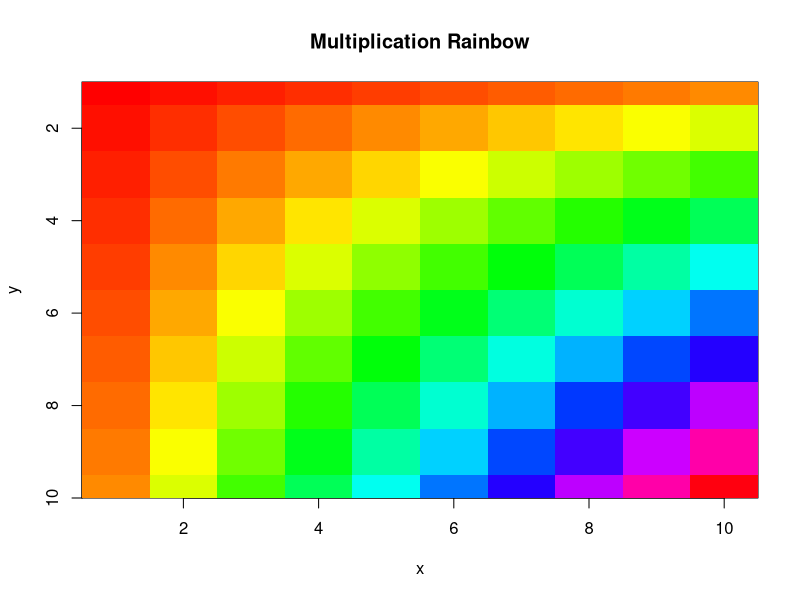
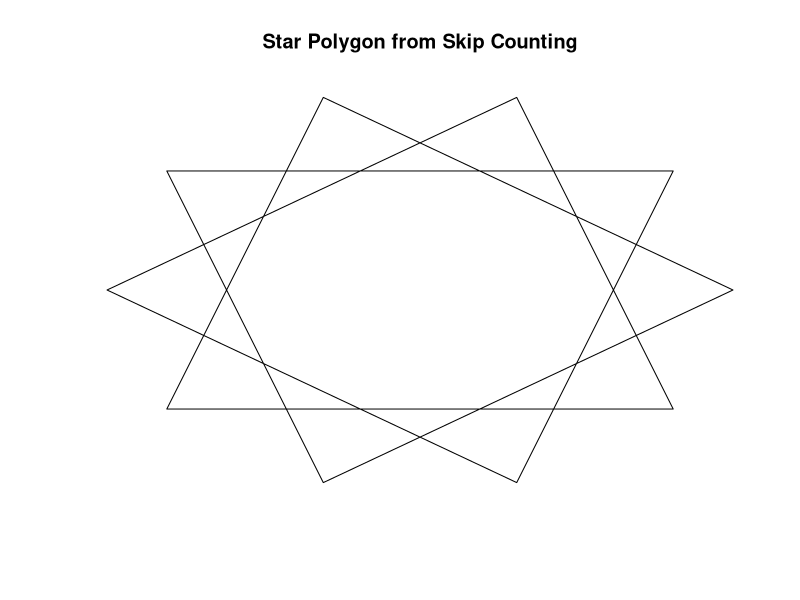
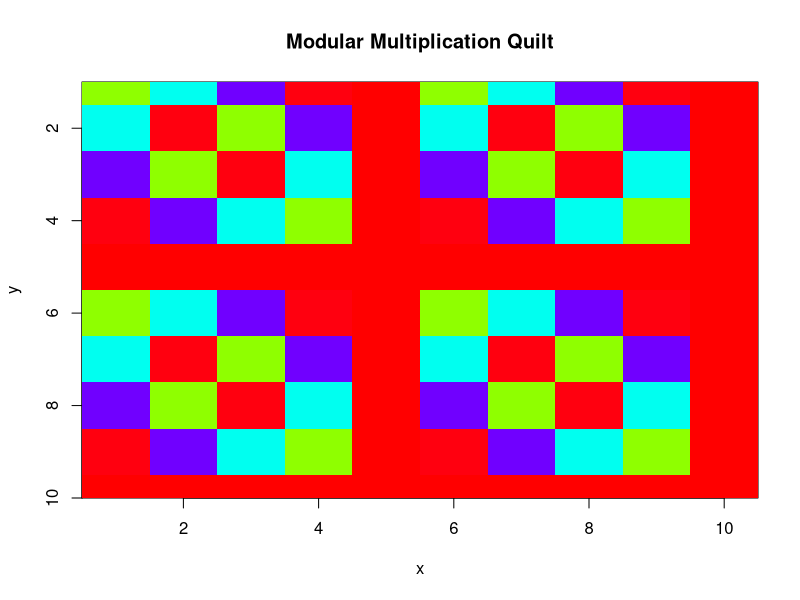

Reproduce these figures in R, in order.
## ---- chunk 1
mult <- matrix(1:10, 1,10)
for (i in 2:10) {
  mult <- rbind(mult, i*mult[1,])
}
mult
## ---- chunk 2
n <- 100
x <- seq(1:10) 
y <- x
rb <- rainbow(n, s = 1, v = 1, start = 0, end = max(1, n - 1)/n, alpha = 1)
image(x=x, y=y, mult, col=rb, main="Multiplication Rainbow", ylim = rev(range(y)))
## ---- chunk 3
skipCount <- append(mult[3,],3) %%10
circleY <- sin(2*pi*skipCount/10)
circleX <- cos(2*pi*skipCount/10)
plot(circleX, circleY, type = "l", main="Star Polygon from Skip Counting", axes=FALSE, ylab = "", xlab = "")
## ---- chunk 4
mod <- mult %%5
mod
image(x=x, y=y, mod, col=rb, main="Modular Multiplication Quilt", ylim = rev(range(y)))
